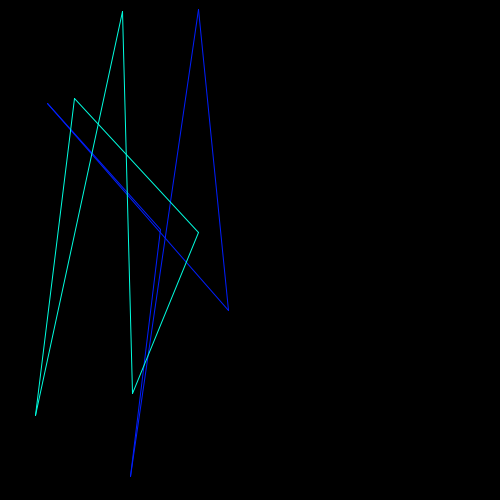
Frame 1 (no input)
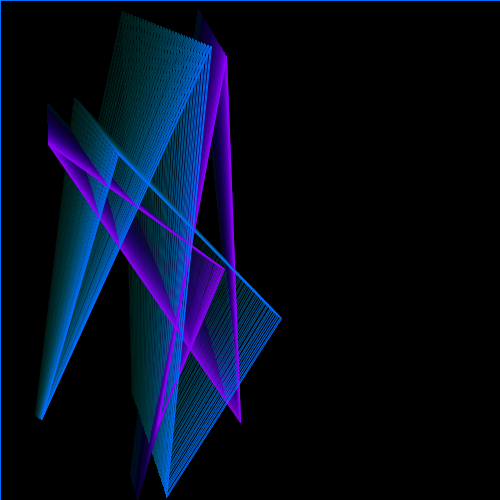
Frame 60 (the mouse pressed at the canvas centre just before this capture)
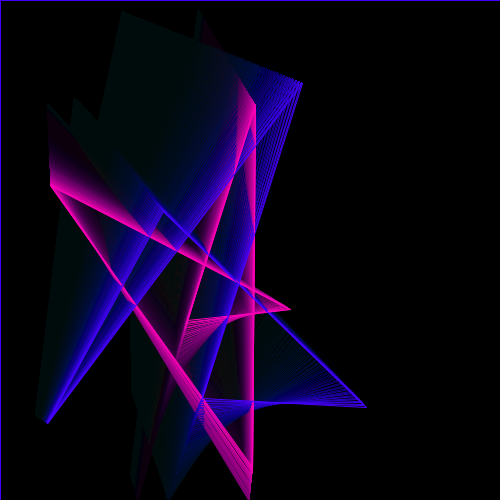
Frame 120 (the mouse held since frame 60 and released just before this capture)

The Processing sketch that drew these frames (run headless with seeded random() and noise(); from frame 60 on, the mouse is pressed at the canvas centre):

// Processing sketch: grandpaScreensaver
// ── grandpaScreensaver.pde
int groups = 2;
int nodes = 5;

PVector[][] pos = new PVector[groups][nodes];
PVector[][] velocity = new PVector[groups][nodes];
float[] c = new float[groups];

float speed = 1;

void setup() {
  colorMode(HSB);
  //fullScreen();  
  size(500, 500);
  background(0);
  definePoint();
}

void draw() {
  fill(0, 0, 0, 10);
  rect(0, 0, width, height);
  calculatePoints();
  drawPoints();
}

void definePoint() {
  for (int i = 0; i < groups; i++) {
    c[i] = random(255);
    for (int j = 0; j < nodes; j++) {
      pos[i][j] = new PVector(random(1, width-1), random(1, height-1));
      velocity[i][j] = new PVector(speed*random(2), speed*random(2));
    }
  }
}

void calculatePoints() {
  //update the position of the shape
  
  for (int i = 0; i < groups; i++) {
    for (int j = 0; j < nodes; j++) {
      pos[i][j].x += ( velocity[i][j].x );
      pos[i][j].y += ( velocity[i][j].y );
      
      // box border
      if (pos[i][j].x > width-1/2 || pos[i][j].x < 1/2) {
        velocity[i][j].x *= -1;
      }
      if (pos[i][j].y > height-1/2 || pos[i][j].y < 1/2) {
        velocity[i][j].y *= -1;
      }
    }
  }
}

void drawPoints() {
  fill(255);
  
  for (int i = 0; i < groups; i++) {  
    stroke(color(c[i], 255, 255));
    c[i] += 0.5;
    if (c[i] > 255) {
      c[i] = 0;
    }
    for (int j = 0; j < nodes; j++) {
      //circle(pos[i][j].x, pos[i][j].y, 1);
    } 
    for (int j =  0; j < nodes-1; j++) {
      line(pos[i][j].x, pos[i][j].y, pos[i][j+1].x, pos[i][j+1].y);
    }
    line(pos[i][0].x, pos[i][0].y, pos[i][nodes-1].x, pos[i][nodes-1].y);
  }
}
